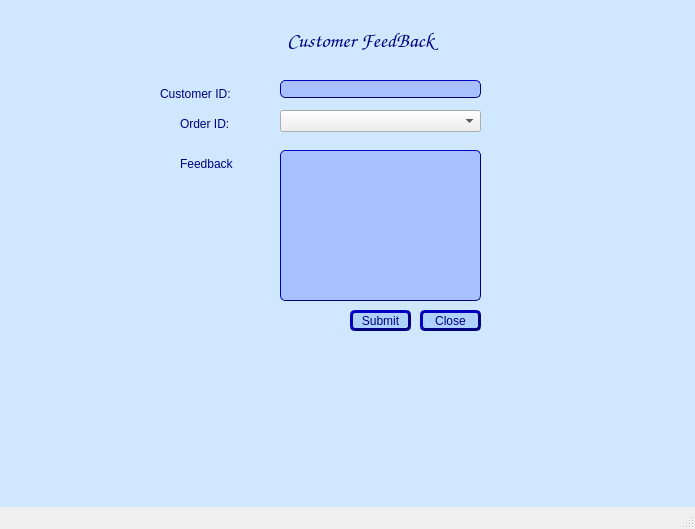
<?xml version="1.0" encoding="UTF-8"?>
<ui version="4.0">
 <class>MainWindow</class>
 <widget class="QMainWindow" name="MainWindow">
  <property name="geometry">
   <rect>
    <x>0</x>
    <y>0</y>
    <width>695</width>
    <height>529</height>
   </rect>
  </property>
  <property name="windowTitle">
   <string>MainWindow</string>
  </property>
  <widget class="QWidget" name="centralwidget">
   <widget class="QLabel" name="label_12">
    <property name="geometry">
     <rect>
      <x>260</x>
      <y>20</y>
      <width>201</width>
      <height>41</height>
     </rect>
    </property>
    <property name="font">
     <font>
      <family>Comic Sans MS</family>
      <pointsize>16</pointsize>
     </font>
    </property>
    <property name="styleSheet">
     <string notr="true"/>
    </property>
    <property name="text">
     <string>&lt;html&gt;&lt;head/&gt;&lt;body&gt;&lt;p&gt;&lt;span style=&quot; color:#00007f;&quot;&gt;Customer FeedBack&lt;/span&gt;&lt;/p&gt;&lt;/body&gt;&lt;/html&gt;</string>
    </property>
    <property name="alignment">
     <set>Qt::AlignCenter</set>
    </property>
   </widget>
   <widget class="QLabel" name="label">
    <property name="geometry">
     <rect>
      <x>160</x>
      <y>80</y>
      <width>111</width>
      <height>28</height>
     </rect>
    </property>
    <property name="styleSheet">
     <string notr="true">font: 10pt &quot;Comic Sans MS&quot;;
color:rgb(0, 0, 127)
</string>
    </property>
    <property name="text">
     <string>Customer ID:</string>
    </property>
   </widget>
   <widget class="QLineEdit" name="customer_id">
    <property name="geometry">
     <rect>
      <x>280</x>
      <y>80</y>
      <width>201</width>
      <height>18</height>
     </rect>
    </property>
    <property name="styleSheet">
     <string notr="true">background-color: rgb(169, 192, 255);
border-style: outset;
border-width: 1px;
border-radius: 5px;
border-color: #00007f;</string>
    </property>
    <property name="text">
     <string/>
    </property>
   </widget>
   <widget class="QTextEdit" name="feedback">
    <property name="geometry">
     <rect>
      <x>280</x>
      <y>150</y>
      <width>201</width>
      <height>151</height>
     </rect>
    </property>
    <property name="styleSheet">
     <string notr="true">background-color: rgb(169, 192, 255);
border-style: outset;
border-width: 1px;
border-radius: 5px;
border-color: #00007f;</string>
    </property>
   </widget>
   <widget class="QLabel" name="label_2">
    <property name="geometry">
     <rect>
      <x>180</x>
      <y>150</y>
      <width>85</width>
      <height>28</height>
     </rect>
    </property>
    <property name="styleSheet">
     <string notr="true">font: 10pt &quot;Comic Sans MS&quot;;
color:rgb(0, 0, 127)
</string>
    </property>
    <property name="text">
     <string>Feedback</string>
    </property>
   </widget>
   <widget class="QLabel" name="label_4">
    <property name="geometry">
     <rect>
      <x>-10</x>
      <y>-10</y>
      <width>881</width>
      <height>701</height>
     </rect>
    </property>
    <property name="autoFillBackground">
     <bool>false</bool>
    </property>
    <property name="styleSheet">
     <string notr="true">

background-color: rgb(207, 232, 255);
</string>
    </property>
    <property name="frameShape">
     <enum>QFrame::Panel</enum>
    </property>
    <property name="text">
     <string/>
    </property>
   </widget>
   <widget class="QPushButton" name="submit">
    <property name="geometry">
     <rect>
      <x>350</x>
      <y>310</y>
      <width>61</width>
      <height>21</height>
     </rect>
    </property>
    <property name="styleSheet">
     <string notr="true">background-color: rgb(174, 209, 255);
font: 10pt &quot;Comic Sans MS&quot;;
color: #00007f;
border-style: outset;
border-width: 3px;
border-radius: 5px;
border-color: #00007f;
</string>
    </property>
    <property name="text">
     <string>Submit</string>
    </property>
   </widget>
   <widget class="QPushButton" name="closeButton">
    <property name="geometry">
     <rect>
      <x>420</x>
      <y>310</y>
      <width>61</width>
      <height>21</height>
     </rect>
    </property>
    <property name="styleSheet">
     <string notr="true">background-color: rgb(174, 209, 255);
font: 10pt &quot;Comic Sans MS&quot;;
color: #00007f;
border-style: outset;
border-width: 3px;
border-radius: 5px;
border-color: #00007f;
</string>
    </property>
    <property name="text">
     <string>Close</string>
    </property>
   </widget>
   <widget class="QLabel" name="label_3">
    <property name="geometry">
     <rect>
      <x>180</x>
      <y>110</y>
      <width>85</width>
      <height>28</height>
     </rect>
    </property>
    <property name="styleSheet">
     <string notr="true">font: 10pt &quot;Comic Sans MS&quot;;
color:rgb(0, 0, 127)
</string>
    </property>
    <property name="text">
     <string>Order ID:</string>
    </property>
   </widget>
   <widget class="QComboBox" name="order_id">
    <property name="geometry">
     <rect>
      <x>280</x>
      <y>110</y>
      <width>201</width>
      <height>22</height>
     </rect>
    </property>
   </widget>
   <zorder>label_4</zorder>
   <zorder>label_12</zorder>
   <zorder>label</zorder>
   <zorder>customer_id</zorder>
   <zorder>feedback</zorder>
   <zorder>label_2</zorder>
   <zorder>submit</zorder>
   <zorder>closeButton</zorder>
   <zorder>label_3</zorder>
   <zorder>order_id</zorder>
  </widget>
  <widget class="QMenuBar" name="menubar">
   <property name="geometry">
    <rect>
     <x>0</x>
     <y>0</y>
     <width>695</width>
     <height>26</height>
    </rect>
   </property>
  </widget>
  <widget class="QStatusBar" name="statusbar"/>
 </widget>
 <resources/>
 <connections/>
</ui>
